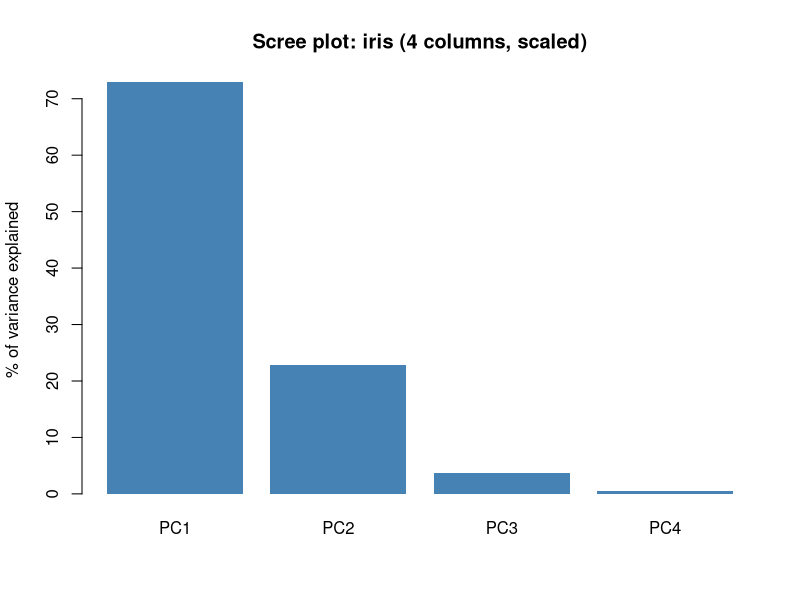
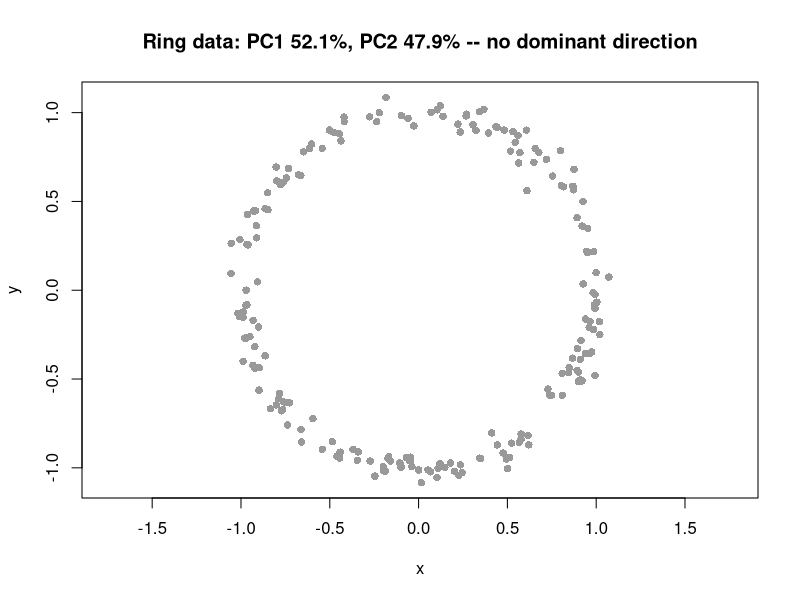

These charts were generated, in order, by the following R code:
## ---- chunk 1
#| include: false
needed <- c()
to_install <- setdiff(needed, rownames(installed.packages()))
if (length(to_install) > 0) install.packages(to_install)
invisible(lapply(needed, library, character.only = TRUE))
set.seed(42)
## ---- chunk 2
height <- c(160, 170, 175, 180)
weight <- c(55, 65, 68, 75)
X <- cbind(height, weight)   # 4-by-2 data matrix: one ROW per person, one COLUMN per variable
X
## ---- chunk 3
S <- cov(X)
S
## ---- chunk 4
# Column means: height = 171.25, weight = 65.75
col_means <- colMeans(X)
col_means

# Subtract them: centered data (deviations from the mean)
X_c <- scale(X, center = TRUE, scale = FALSE)
X_c
## ---- chunk 5
# t(X_c) is 2-by-4; X_c is 4-by-2; their product is 2-by-2
t(X_c) %*% X_c / (4 - 1)   # (n-1) = 3

# Compare to cov(X):
S
## ---- chunk 6
e <- eigen(S)

# Two eigenvalues: the stretch factors
e$values

# Two eigenvectors: the special directions (each is a column of e$vectors)
e$vectors
## ---- chunk 7
v1 <- e$vectors[, 1]         # first eigenvector
lambda1 <- e$values[1]       # first eigenvalue (about 141.4)

# Multiply S by v1 (matrix times vector)
S %*% v1

# Multiply lambda1 by v1 (scalar times vector)
lambda1 * v1
## ---- chunk 8
v2 <- e$vectors[, 2]     # second eigenvector
sum(v1 * v2)              # dot product: 0 = orthogonal
## ---- chunk 9
# Scores = centered data projected onto eigenvector 1
scores_1 <- X_c %*% v1
scores_1

# The variance of these scores equals the first eigenvalue
var(as.vector(scores_1))
lambda1
## ---- chunk 10
scores_2 <- X_c %*% v2
scores_2
var(as.vector(scores_2))
e$values[2]   # lambda2
## ---- chunk 11
p <- prcomp(X)

# The "rotation" matrix = the eigenvectors (the PC directions)
p$rotation

# Compare to eigen:
e$vectors
## ---- chunk 12
# prcomp's sdev^2 = the eigenvalues
p$sdev^2

# Compare to eigen:
e$values
## ---- chunk 13
s <- svd(X_c)

# V from SVD = the rotation from prcomp (the PC directions)
s$v
p$rotation

# The singular values (diagonal of Sigma)
s$d

# Singular values squared, divided by (n-1), = the eigenvalues
s$d^2 / (4 - 1)
e$values
## ---- chunk 14
#| fig-alt: "Bar chart showing variance explained by each of four principal components of the iris dataset, with PC1 capturing about 73% and PC2 about 23%"
ip <- prcomp(iris[, 1:4], scale. = TRUE)

# Proportion of variance explained by each PC
prop_var <- ip$sdev^2 / sum(ip$sdev^2)
round(prop_var * 100, 1)

# Cumulative proportion
round(cumsum(prop_var) * 100, 1)

# The scree plot: a bar for each PC's share of the total variance
barplot(prop_var * 100, names.arg = paste0("PC", 1:4),
        ylab = "% of variance explained",
        main = "Scree plot: iris (4 columns, scaled)",
        col = "steelblue", border = NA)
## ---- chunk 15
# The rotation matrix shows HOW MUCH each variable contributes to each PC
p <- prcomp(cbind(height = c(160, 170, 175, 180),
                  weight = c(55, 65, 68, 75)))
round(p$rotation, 2)
# PC1 = 0.72*height + 0.70*weight -- both variables matter
## ---- chunk 16
# height in mm (large variance), weight in kg (small variance)
height_mm <- c(1600, 1700, 1750, 1800)
weight_kg <- c(55, 65, 68, 75)

# The variances: about 7292 vs about 69 -- a factor of ~106
var(height_mm)
var(weight_kg)

p_raw <- prcomp(cbind(height_mm, weight_kg))
p_scaled <- prcomp(cbind(height_mm, weight_kg), scale. = TRUE)

# Unscaled: PC1 is almost entirely height_mm (loading 0.9954)
round(p_raw$rotation, 4)

# Scaled: both variables contribute equally to PC1 (loadings 0.7071)
round(p_scaled$rotation, 4)
## ---- chunk 17
#| fig-alt: "Scatter plot of 200 points arranged in a ring (donut shape), with the caption reporting that PC1 explains 52.1% and PC2 explains 47.9% of the variance -- no dominant direction"
# 200 points on a circle plus a little noise -- a donut of data
set.seed(42)
n <- 200
theta <- runif(n, 0, 2 * pi)
ring <- cbind(x = cos(theta) + rnorm(n, sd = 0.05),
              y = sin(theta) + rnorm(n, sd = 0.05))

pr <- prcomp(ring)
prop_ring <- pr$sdev^2 / sum(pr$sdev^2)
round(prop_ring * 100, 1)   # PC1: 52.1%, PC2: 47.9% -- a near 50/50 split

plot(ring, pch = 16, col = "grey60", asp = 1,
     main = sprintf("Ring data: PC1 %.1f%%, PC2 %.1f%% -- no dominant direction",
                    prop_ring[1] * 100, prop_ring[2] * 100))
